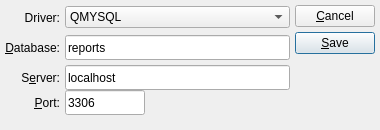
<?xml version="1.0" encoding="UTF-8"?>
<ui version="4.0">
 <comment> * OpenRPT report writer and rendering engine
 * Copyright (C) 2001-2011 by OpenMFG, LLC
 *
 * This library is free software; you can redistribute it and/or
 * modify it under the terms of the GNU Lesser General Public
 * License as published by the Free Software Foundation; either
 * version 2.1 of the License, or (at your option) any later version.
 *
 * This library is distributed in the hope that it will be useful,
 * but WITHOUT ANY WARRANTY; without even the implied warranty of
 * MERCHANTABILITY or FITNESS FOR A PARTICULAR PURPOSE. See the GNU
 * Lesser General Public License for more details.
 *
 * You should have received a copy of the GNU Lesser General Public
 * License along with this library; if not, write to the Free Software
 * Foundation, Inc., 59 Temple Place, Suite 330, Boston, MA 02111-1307 USA
 * Please contact info@openmfg.com with any questions on this license.</comment>
 <class>loginOptions</class>
 <widget class="QDialog" name="loginOptions">
  <property name="geometry">
   <rect>
    <x>0</x>
    <y>0</y>
    <width>380</width>
    <height>130</height>
   </rect>
  </property>
  <property name="windowTitle">
   <string>Login Options</string>
  </property>
  <layout class="QHBoxLayout">
   <property name="spacing">
    <number>5</number>
   </property>
   <property name="margin">
    <number>5</number>
   </property>
   <item>
    <layout class="QVBoxLayout">
     <property name="spacing">
      <number>0</number>
     </property>
     <property name="margin">
      <number>0</number>
     </property>
     <item>
      <layout class="QGridLayout">
       <property name="margin">
        <number>0</number>
       </property>
       <property name="spacing">
        <number>5</number>
       </property>
       <item row="1" column="1">
        <widget class="QLineEdit" name="_database">
         <property name="sizePolicy">
          <sizepolicy hsizetype="Expanding" vsizetype="Fixed">
           <horstretch>0</horstretch>
           <verstretch>0</verstretch>
          </sizepolicy>
         </property>
         <property name="minimumSize">
          <size>
           <width>0</width>
           <height>25</height>
          </size>
         </property>
         <property name="text">
          <string>reports</string>
         </property>
        </widget>
       </item>
       <item row="1" column="0">
        <widget class="QLabel" name="_databaseLit">
         <property name="sizePolicy">
          <sizepolicy hsizetype="Minimum" vsizetype="Fixed">
           <horstretch>0</horstretch>
           <verstretch>0</verstretch>
          </sizepolicy>
         </property>
         <property name="minimumSize">
          <size>
           <width>0</width>
           <height>25</height>
          </size>
         </property>
         <property name="text">
          <string>&amp;Database:</string>
         </property>
         <property name="alignment">
          <set>Qt::AlignRight|Qt::AlignTrailing|Qt::AlignVCenter</set>
         </property>
         <property name="buddy">
          <cstring>_database</cstring>
         </property>
        </widget>
       </item>
       <item row="2" column="1">
        <layout class="QVBoxLayout">
         <property name="spacing">
          <number>0</number>
         </property>
         <property name="margin">
          <number>0</number>
         </property>
         <item>
          <widget class="QLineEdit" name="_server">
           <property name="sizePolicy">
            <sizepolicy hsizetype="Expanding" vsizetype="Fixed">
             <horstretch>0</horstretch>
             <verstretch>0</verstretch>
            </sizepolicy>
           </property>
           <property name="minimumSize">
            <size>
             <width>0</width>
             <height>25</height>
            </size>
           </property>
           <property name="text">
            <string>localhost</string>
           </property>
          </widget>
         </item>
         <item>
          <layout class="QHBoxLayout">
           <property name="spacing">
            <number>0</number>
           </property>
           <property name="margin">
            <number>0</number>
           </property>
           <item>
            <widget class="QLineEdit" name="_port">
             <property name="sizePolicy">
              <sizepolicy hsizetype="Expanding" vsizetype="Fixed">
               <horstretch>0</horstretch>
               <verstretch>0</verstretch>
              </sizepolicy>
             </property>
             <property name="minimumSize">
              <size>
               <width>0</width>
               <height>25</height>
              </size>
             </property>
             <property name="maximumSize">
              <size>
               <width>80</width>
               <height>32767</height>
              </size>
             </property>
             <property name="text">
              <string>3306</string>
             </property>
            </widget>
           </item>
           <item>
            <spacer>
             <property name="orientation">
              <enum>Qt::Horizontal</enum>
             </property>
             <property name="sizeType">
              <enum>QSizePolicy::Expanding</enum>
             </property>
             <property name="sizeHint" stdset="0">
              <size>
               <width>20</width>
               <height>20</height>
              </size>
             </property>
            </spacer>
           </item>
          </layout>
         </item>
        </layout>
       </item>
       <item row="2" column="0">
        <layout class="QVBoxLayout">
         <property name="spacing">
          <number>0</number>
         </property>
         <property name="margin">
          <number>0</number>
         </property>
         <item>
          <widget class="QLabel" name="_serverLit">
           <property name="sizePolicy">
            <sizepolicy hsizetype="Minimum" vsizetype="Fixed">
             <horstretch>0</horstretch>
             <verstretch>0</verstretch>
            </sizepolicy>
           </property>
           <property name="minimumSize">
            <size>
             <width>0</width>
             <height>25</height>
            </size>
           </property>
           <property name="text">
            <string>S&amp;erver:</string>
           </property>
           <property name="alignment">
            <set>Qt::AlignRight|Qt::AlignTrailing|Qt::AlignVCenter</set>
           </property>
           <property name="buddy">
            <cstring>_server</cstring>
           </property>
          </widget>
         </item>
         <item>
          <widget class="QLabel" name="_portLit">
           <property name="sizePolicy">
            <sizepolicy hsizetype="Minimum" vsizetype="Fixed">
             <horstretch>0</horstretch>
             <verstretch>0</verstretch>
            </sizepolicy>
           </property>
           <property name="minimumSize">
            <size>
             <width>0</width>
             <height>25</height>
            </size>
           </property>
           <property name="text">
            <string>&amp;Port:</string>
           </property>
           <property name="alignment">
            <set>Qt::AlignRight|Qt::AlignTrailing|Qt::AlignVCenter</set>
           </property>
           <property name="buddy">
            <cstring>_port</cstring>
           </property>
          </widget>
         </item>
        </layout>
       </item>
       <item row="0" column="0">
        <widget class="QLabel" name="_driverLit">
         <property name="sizePolicy">
          <sizepolicy hsizetype="Minimum" vsizetype="Fixed">
           <horstretch>0</horstretch>
           <verstretch>0</verstretch>
          </sizepolicy>
         </property>
         <property name="minimumSize">
          <size>
           <width>0</width>
           <height>25</height>
          </size>
         </property>
         <property name="text">
          <string>Driver:</string>
         </property>
         <property name="alignment">
          <set>Qt::AlignRight|Qt::AlignTrailing|Qt::AlignVCenter</set>
         </property>
         <property name="buddy">
          <cstring>_database</cstring>
         </property>
        </widget>
       </item>
       <item row="0" column="1">
        <widget class="QComboBox" name="_driver">
         <item>
          <property name="text">
           <string>QMYSQL</string>
          </property>
         </item>
         <item>
          <property name="text">
           <string>QSQLITE</string>
          </property>
         </item>
        </widget>
       </item>
      </layout>
     </item>
     <item>
      <spacer>
       <property name="orientation">
        <enum>Qt::Vertical</enum>
       </property>
       <property name="sizeType">
        <enum>QSizePolicy::Expanding</enum>
       </property>
       <property name="sizeHint" stdset="0">
        <size>
         <width>20</width>
         <height>20</height>
        </size>
       </property>
      </spacer>
     </item>
    </layout>
   </item>
   <item>
    <layout class="QVBoxLayout">
     <property name="spacing">
      <number>0</number>
     </property>
     <property name="margin">
      <number>0</number>
     </property>
     <item>
      <layout class="QVBoxLayout">
       <property name="spacing">
        <number>5</number>
       </property>
       <property name="margin">
        <number>0</number>
       </property>
       <item>
        <widget class="QPushButton" name="_close">
         <property name="text">
          <string>&amp;Cancel</string>
         </property>
        </widget>
       </item>
       <item>
        <widget class="QPushButton" name="_save">
         <property name="text">
          <string>&amp;Save</string>
         </property>
         <property name="autoDefault">
          <bool>true</bool>
         </property>
         <property name="default">
          <bool>true</bool>
         </property>
        </widget>
       </item>
      </layout>
     </item>
     <item>
      <spacer>
       <property name="orientation">
        <enum>Qt::Vertical</enum>
       </property>
       <property name="sizeType">
        <enum>QSizePolicy::Expanding</enum>
       </property>
       <property name="sizeHint" stdset="0">
        <size>
         <width>20</width>
         <height>20</height>
        </size>
       </property>
      </spacer>
     </item>
    </layout>
   </item>
  </layout>
 </widget>
 <layoutdefault spacing="5" margin="5"/>
 <tabstops>
  <tabstop>_driver</tabstop>
  <tabstop>_database</tabstop>
  <tabstop>_server</tabstop>
  <tabstop>_port</tabstop>
  <tabstop>_save</tabstop>
  <tabstop>_close</tabstop>
 </tabstops>
 <resources/>
 <connections>
  <connection>
   <sender>_close</sender>
   <signal>clicked()</signal>
   <receiver>loginOptions</receiver>
   <slot>reject()</slot>
   <hints>
    <hint type="sourcelabel">
     <x>20</x>
     <y>20</y>
    </hint>
    <hint type="destinationlabel">
     <x>20</x>
     <y>20</y>
    </hint>
   </hints>
  </connection>
 </connections>
</ui>
